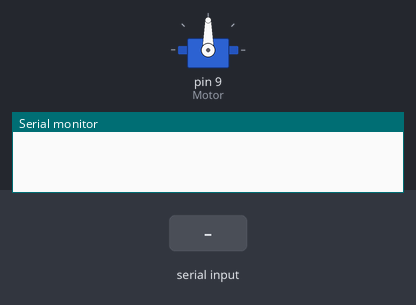
This sketch was run on a simulated Arduino Uno, built with avr-gcc and run on an emulated ATmega328P. Shown: servo, the last lines printed to the serial monitor. Inputs (shaded band) come from the test bench.

Above: at 1.2 s.
1.3 s: "i" received over Serial
At 3.1 s:
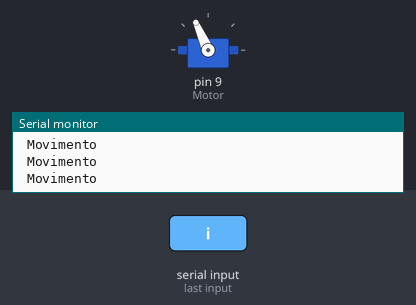
4.3 s: "p" received over Serial
At 5.5 s:
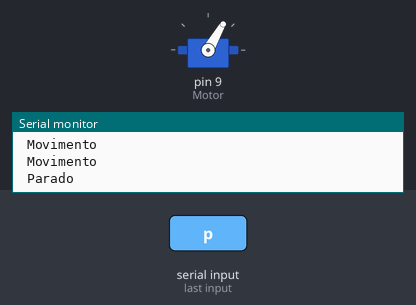
5.8 s: "i" received over Serial
At 8.6 s:
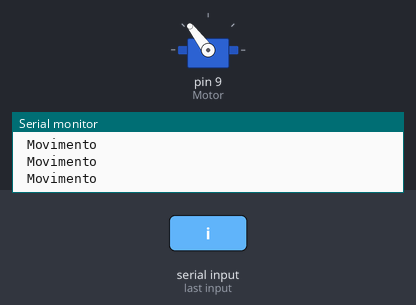
Timing chart, 0 to 14.8 s (numbered marks = the images above; inputs shaded):
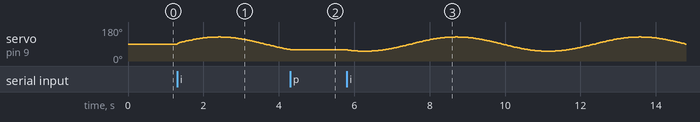

Measured:
- after the input at 1.3 s, servo on pin 9 (Motor): rises from 90° to 128° in 1.1 s, then falls to 61° in 1.9 s
- after the input at 4.3 s, servo on pin 9 (Motor): goes on until 4.3 s, then stays 60°

The sketch:

Modulos_Extras_motor_xbee.ino
```cpp
#include <Servo.h>
Servo Motor;

char estado,sair;
//Varie o i dependendo do modulo, se for o modulo 2, i= 2, modulo 3, i =3 ...

float d0 = 45, d = 85 , pi = 3.141592, a = pi * 20 / 180, k = 2, anguloMotor, M = 5 ,  i = 3 , psi = 0,distancia;

void setup(){
  Serial.begin(9600);
  Motor.attach(9);            // conecta o servo no pino 9
}
void loop(){
  if(Serial.available()>0){  //há algo para ler?
    estado = Serial.read(); //Se tem, leia-a
    if(estado == 'i' ){
      Serial.println(" Li ");
    }
  }
  while(estado == 'i'){
    anguloMotor = (2 * a * sin(pi * k / M) * sin(psi + ((2 * pi * k / M) * (i - 1 + d0 / d))) * 180 / pi) + 90;
    Motor.write(anguloMotor);
    Serial.println(" Movimento ");


    if(psi == 2*pi){
      psi = 0;
    }
    psi += pi/180;

    if(Serial.available()>0){  //há algo para ler?
      sair = Serial.read(); //Se tem, leia-a
      if(sair == 'p' ){
        Serial.println(" Parado ");
        estado = 'p';
      }
    }
    delay(7);
  }
  delay(5);


}
```
